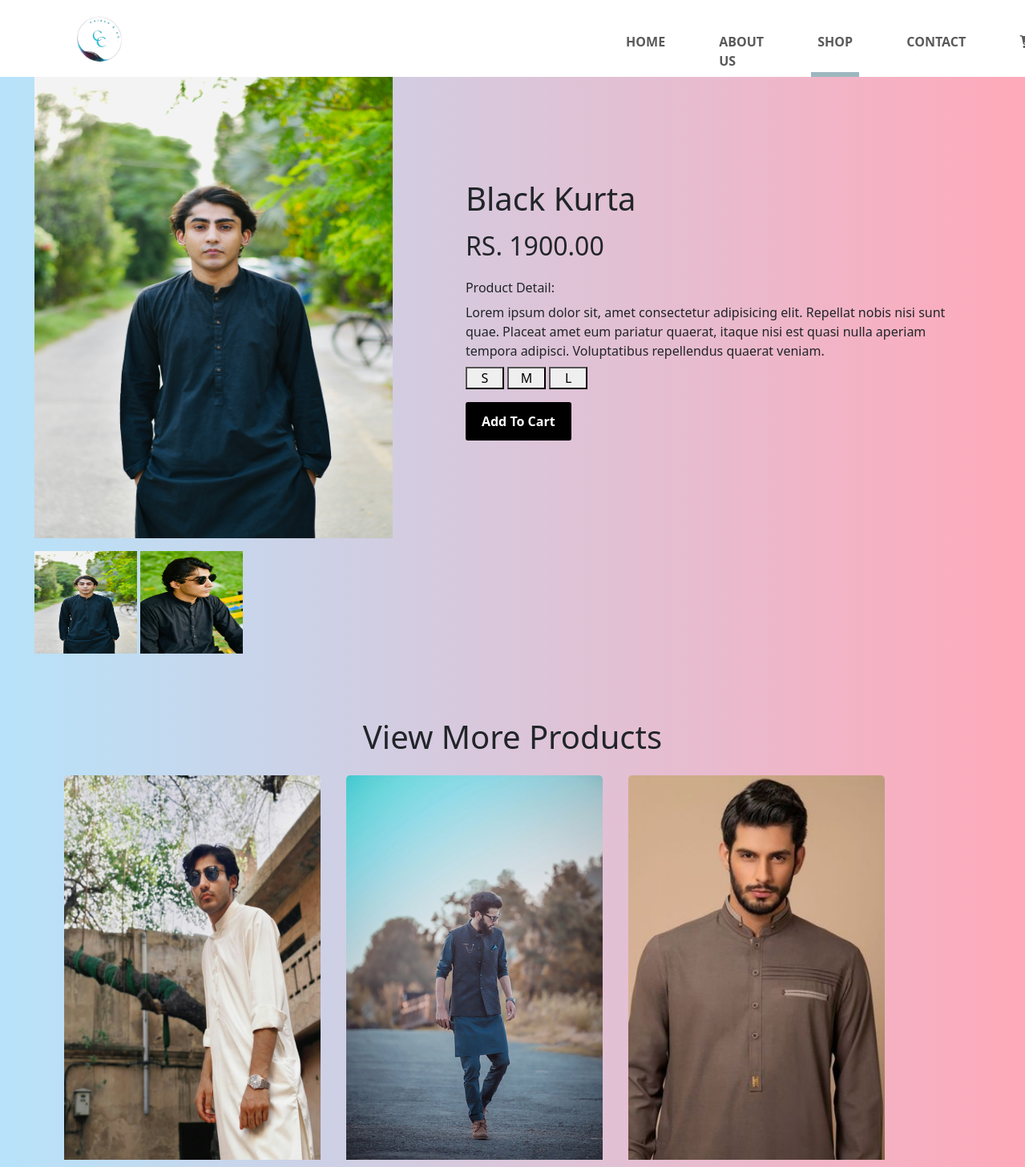
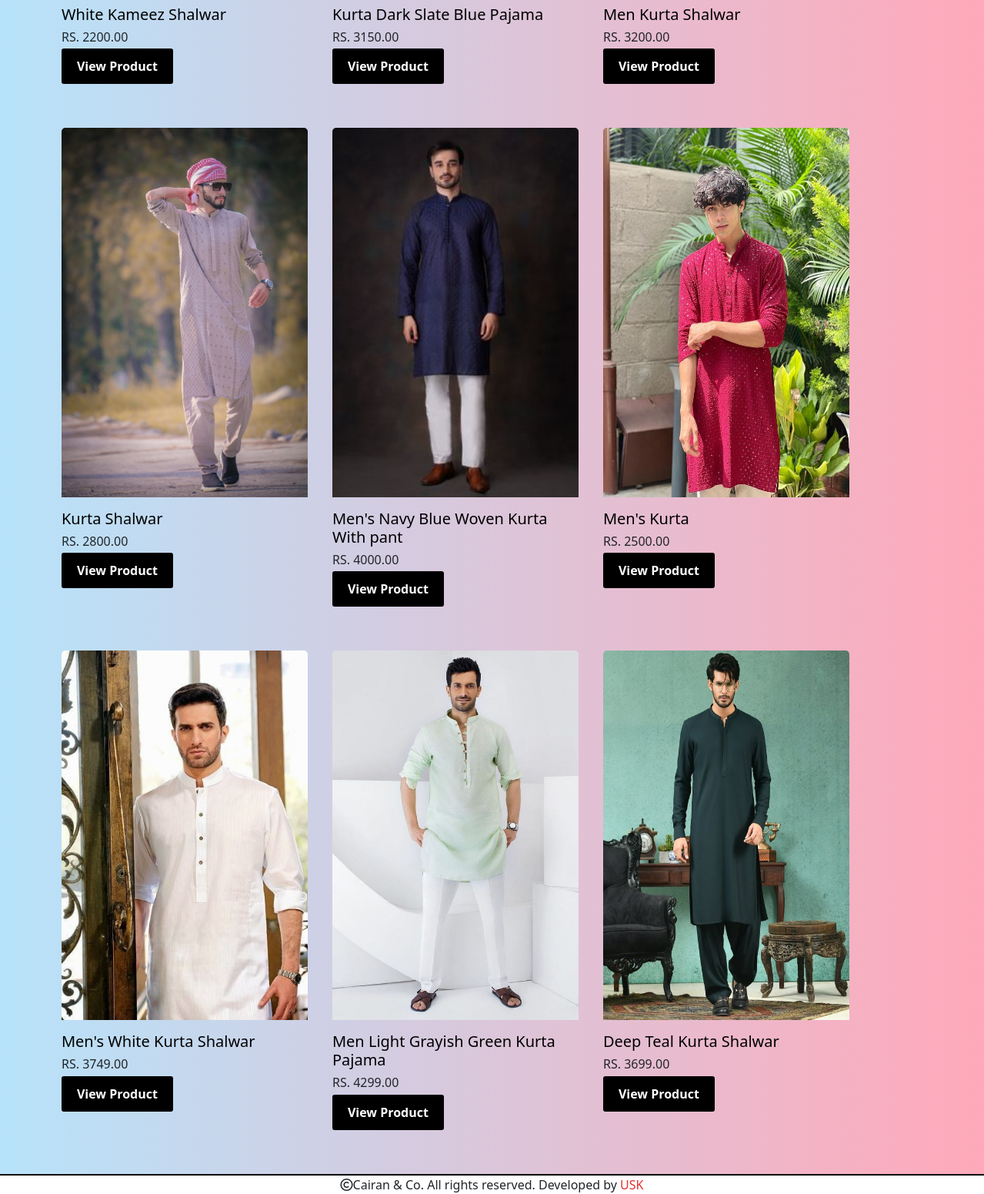
Screenshot of /shop/product/black-kurta/ with the database file from the repository (2 pictures, top to bottom).
### shop/models.py (models this page shows, shortened)
class Product(models.Model):
    unique_id=models.UUIDField(default=uuid.uuid4,editable=True, unique=True)
    name = models.CharField(max_length=255)
    slug = models.SlugField(unique=True, blank=True, null=True)
    description = models.TextField()
    price = models.DecimalField(max_digits=10, decimal_places=2)

class ProductImage(models.Model):
    product = models.ForeignKey(Product, on_delete=models.CASCADE, related_name='images')
    image = models.ImageField(upload_to='product_images/')

### shop/views.py (the view)
# urls.py: path('product/<slug:slug>/', views.product, name='product'),
def product(request, slug):
    product = get_object_or_404(Product, slug=slug)
    all_products=Product.objects.exclude(slug=slug)
    return render(request, 'product.html', {'product': product , 'all_products':all_products})

### shop/templates/product.html (shortened to what this page needs)
{% extends "layout.html" %}
{% load static %}
{% block shopLinkClass %}active{% endblock  %}
{% block content %}
<section>
    <div id="product-detail">
        <div class="product-image">
            <img id="display-image" src="{{ product.images.first.image.url }}" alt="">
            {% for image in product.images.all %}
            <div class="image-preview">
                <img src="{{ image.image.url }}" alt="" onclick="changeMainImage('{{ image.image.url }}')">
            </div>
            {% endfor %}
        </div>
        <div class="product-text">
            <h1>{{ product.name }}</h1>
            <h2>RS. {{ product.price }}</h2>
            <h6>Product Detail:</h6>
            <p>{{ product.description }}</p>
            <form method="post" id="add-to-cart-form">
                <button value="Small" name="size" class="size-btn">S</button>
                <button value="Medium" name="size" class="size-btn">M</button>
                <button value="Large" name="size" class="size-btn">L</button>
                <button type="submit" class="add-to-cart-btn">Add To Cart</button>
            </form>
        </div>
    </div>
</section>
<section id="product-cards">
    <div class="container">
        <div class="row">
            <h1>View More Products</h1>
            {% for all_product in all_products %}
                <div class="card col-md-4" style="margin-bottom: 20px;">
                   <a href="{% url 'product' slug=all_product.slug %}"><img id="card-image" src="{{ all_product.images.first.image.url }}" class="card-img-top" alt="{{ all_product.name }}"></a>
                    <div class="card-body">
                        <h5 class="card-title"><a class="text-black" href="{% url 'product' slug=all_product.slug %}">{{ all_product.name }}</a></h5>
                        <h6 class="card-title">RS. {{ all_product.price }}</h6>
                        <a href="{% url 'product' slug=all_product.slug %}" class="view-product-btn">View Product</a>
                    </div>
                </div>
            {% endfor %}
        </div>
    </div>
</section>
{% endblock %}

### templates/layout.html (shortened to what this page needs)
<!DOCTYPE html>
{% load static %}
<html lang="en">
<head>
    <link rel="stylesheet" href="https://cdn.jsdelivr.net/npm/bootstrap@5.3.3/dist/css/bootstrap.min.css">
    <link rel="stylesheet" href="{% static 'css/style.css' %} ">
    <link rel="stylesheet" href="{% static 'css/product.css' %} ">
    <link rel="stylesheet" href="https://cdnjs.cloudflare.com/ajax/libs/font-awesome/6.6.0/css/all.min.css" />
</head>
<body>
    <header id="header">
        <nav class="navbar navbar-expand-lg bg-body-tertiary">
            <div class="container-fluid">
              <a href="{% url 'index' %}"><img id="logo" src="{% static 'media/cairan logo.png' %}" alt=""></a>
              <div class="collapse navbar-collapse" id="navbarSupportedContent">
                <ul class="navbar-nav me-auto mb-2 mb-lg-0">
                  <li class="nav-item {% block homeLinkClass %}{% endblock %}">
                    <a class="nav-link " href="{% url 'index' %}">HOME</a>
                  </li>
                  <li class="nav-item {% block aboutLinkClass %}{% endblock %}">
                    <a class="nav-link" href="{% url 'about' %}">ABOUT US</a>
                  </li>
                  <li class="nav-item {% block shopLinkClass %}{% endblock %}">
                    <a class="nav-link" href="{% url 'shop' %}">SHOP</a>
                  </li>
                  <li class="nav-item {% block contactLinkClass %}{% endblock %}">
                    <a class="nav-link" href="{% url 'contact' %}">CONTACT</a>
                  </li>
                  <li class="nav-item {% block cartLinkClass %}{% endblock %}">
                    <a class="nav-link" href="{% url 'cart' %}"><i class="fa-solid fa-cart-shopping"></i></a>
                  </li>
                </ul>
              </div>
            </div>
          </nav>
    </header>
    {% block content %}
        {% endblock %}
 <footer>
  <p><i class="fa-regular fa-copyright"></i>Cairan & Co. All rights reserved. Developed by <a href="https://uskdev.netlify.app/" target="_blank">USK</a></p>
</footer>
</body>
</html>

### static/css/style.css (style rules this page uses)
* { margin: 0%; padding: 0%; box-sizing: border-box; }
a { text-decoration: none !important; }
body { background-image: linear-gradient(90deg, #B7E3FA, #FFA9BA); background-repeat: no-repeat; background-size: contain; }
.navbar { background-color: white !important; padding: 0% !important; }
#logo { height: 6rem; width: 6rem; margin-left: 5VW; }
.navbar-nav { margin-left: 45VW; }
.nav-item { border-bottom: 6px solid white; margin: 0% 2vw; height: 12vh; }
.active { border-bottom: 6px solid #9DB7BF; }
.nav-link { margin-top: 4vh; font-weight: 600; }
#card-image { width: 20rem !important; height: 30rem; }
.card { width: 20rem !important; padding-left: 0% !important; margin: 1rem; border: none; padding-bottom: 1rem !important; background-color: transparent !important; }
.card-body { margin-left: -1rem !important; }
.card-body h6 { margin-bottom: 1rem !important; }
.container { min-width: 90% !important; }
button[name="size"] { width: 3rem; margin: 0; cursor: pointer; }
#add-to-cart-form button[type="submit"] { display: block; margin-top: 1rem; }
footer { background-color: white; text-align: center; border-top: 2px solid black; bottom: -1rem; position: relative; }
footer a { color: #E62E2D; }

### static/css/product.css (style rules this page uses)
.product-image img:nth-of-type(1) { width: 100%; height: 80%; margin-bottom: 1rem; }
#product-detail { width: 100%; height: 90vh; display: flex; justify-content: space-evenly; }
.product-image { width: 35%; }
.product-text { width: 55%; padding: 8rem 3rem; }
.image-preview { width: 8rem; display: inline-block; height: 10rem; }
.image-preview img { cursor: pointer; }
.product-text h2 { margin: 1rem 0rem 1.5rem; }
.product-text p:nth-of-type(1) { margin-bottom: 0.5rem; }
.add-to-cart-btn, .view-product-btn { border: none; padding: 0.5rem 1rem; border-radius: 3px; font-weight: 600; background-color: black; color: white; border: 4px solid transparent; }
#display-image { cursor: crosshair; }
.row h1 { text-align: center !important; }
section:nth-of-type(1) { margin-bottom: 5rem; }

### rows the page displays
Product: images.first.image (picture), name "Black Kurta", price "1900.00", description "Lorem ipsum dolor sit, amet consectetur adipisicing elit. Repellat nobis nisi sunt quae. Placeat amet eum pariatur quaerat, itaque nisi est quasi nulla aperiam tempora adipisci. Voluptatibus repellendus quaerat veniam."
ProductImage: image (picture)
ProductImage: image (picture)
Product: images.first.image (picture), name "White Kameez Shalwar", price "2200.00"
Product: images.first.image (picture), name "Kurta Dark Slate Blue Pajama", price "3150.00"
Product: images.first.image (picture), name "Men Kurta Shalwar", price "3200.00"
Product: images.first.image (picture), name "Kurta Shalwar", price "2800.00"
Product: images.first.image (picture), name "Men's Navy Blue Woven Kurta With pant", price "4000.00"
Product: images.first.image (picture), name "Men's Kurta", price "2500.00"
Product: images.first.image (picture), name "Men's White Kurta Shalwar", price "3749.00"
Product: images.first.image (picture), name "Men Light Grayish Green Kurta Pajama", price "4299.00"
Product: images.first.image (picture), name "Deep Teal Kurta Shalwar", price "3699.00"
